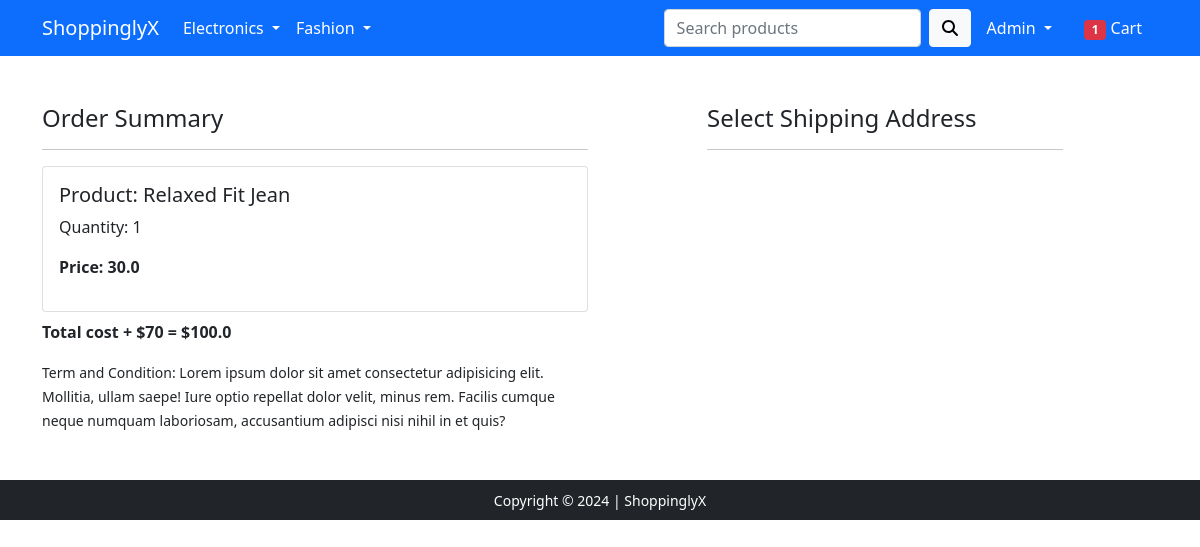
Before: /checkout/ (signed in) with the older database file.
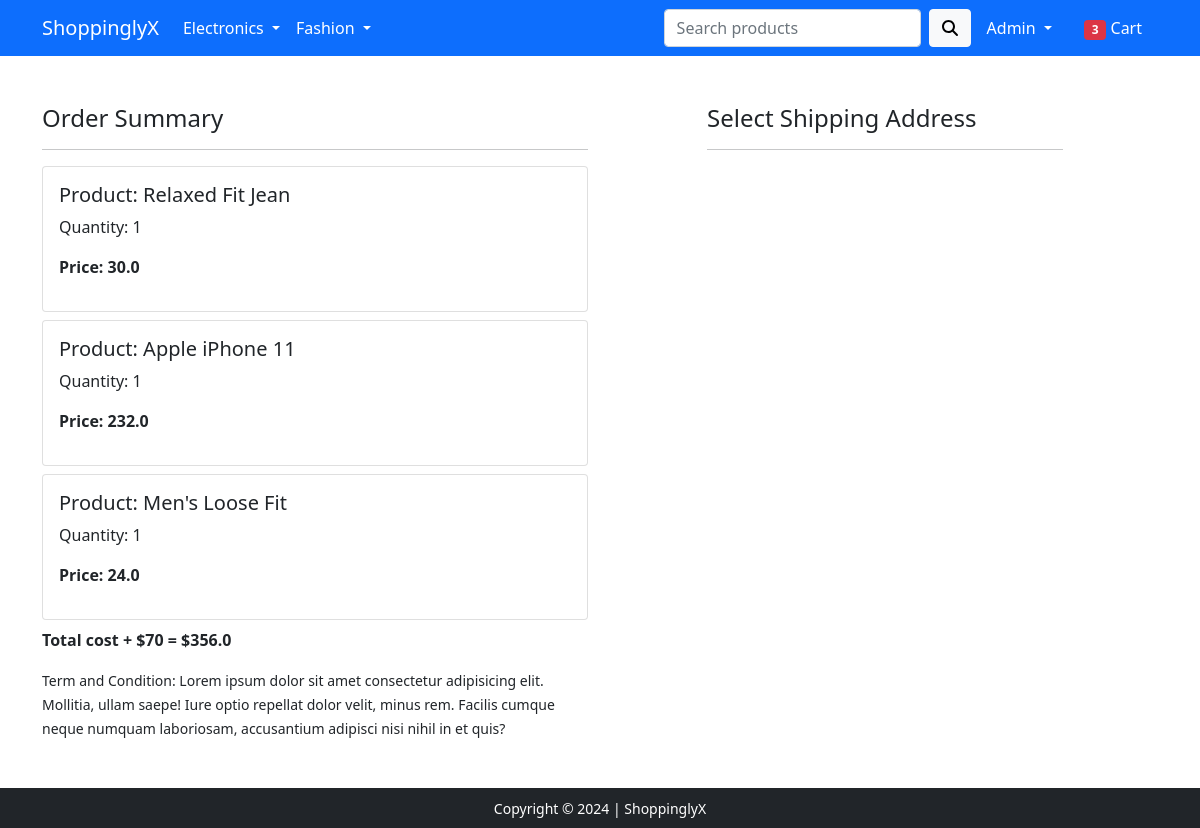
After: the same page with the newer database file.
### app/models.py (models this page shows, shortened)
class Cart(models.Model):
    user = models.ForeignKey(User, on_delete=models.CASCADE)
    product = models.ForeignKey(Product, on_delete=models.CASCADE)
    quantity = models.PositiveIntegerField(default=1)
    @property
    def total_cost(self):
        return self.quantity * self.product.discount_price

class Product(models.Model):
    title = models.CharField(max_length=100)
    selling_price = models.FloatField()
    discount_price = models.FloatField()
    description = models.TextField()
    brand = models.CharField(max_length=100)
    category = models.CharField(choices=CATEGORY_CHOICES, max_length=2)
    product_image = models.ImageField(upload_to='product_images')

### app/views.py (the view)
# urls.py: path('checkout/', views.CheckoutView.as_view(), name='checkout'),
@method_decorator(login_required, name='dispatch')
class CheckoutView(View):
    def get(self, request):
        user = request.user
        address = Customer.objects.filter(user=user)
        cart_items = Cart.objects.filter(user=user)
        amount = 0.0
        shipping_amount = 70.0
        total_amount = 0.0
        cart_product = [p for p in Cart.objects.all() if p.user == request.user]
        if cart_product:
            for p in cart_product:
                temp_amount = (p.quantity * p.product.discount_price)
                amount += temp_amount
            total_amount = amount + shipping_amount
        items = 0
        if request.user.is_authenticated:
            items = len(Cart.objects.filter(user=request.user))
        return render(request, 'app/checkout.html', {'address':address, 'total_amount':total_amount, 'cart_items':cart_items, 'items':items})

### app/templates/app/checkout.html (shortened to what this page needs)
{% extends 'app/base.html' %}
{% load static %}
{% block main-content %}
<div class="container">
 <div class="row mt-5">
  <div class="col-sm-6">
    <h4>Order Summary</h4>
    <hr>
    {% for item in cart_items %}
      <div class="card mb-2">
        <div class="card-body">
          <h5>Product: {{item.product.title}}</h5>
          <p>Quantity: {{item.quantity}}</p>
          <p class="fw-bold">Price: {{item.total_cost}}</p>
        </div>
      </div>
      {% endfor %}
      <p class="fw-bold">Total cost + $70 = ${{total_amount}}</p>
    <small>Term and Condition: Lorem ipsum dolor sit amet consectetur adipisicing elit. Mollitia, ullam saepe! Iure optio repellat dolor velit, minus rem. Facilis cumque neque numquam laboriosam, accusantium adipisci nisi nihil in et quis?</small>
  </div>
  <div class="col-sm-4 offset-sm-1">
    <h4>Select Shipping Address</h4>
    <hr>
    </div>
  </div>
</div>
{% endblock main-content %}

### app/templates/app/base.html (shortened to what this page needs)
<!doctype html>
{% load static %}
<html lang="en">
  <head>
    <link href="https://cdn.jsdelivr.net/npm/bootstrap@5.0.0-beta1/dist/css/bootstrap.min.css" rel="stylesheet">
    <link rel="stylesheet" href="{% static 'app/css/owl.carousel.min.css' %}">
    <link rel="stylesheet" href="{% static 'app/css/all.min.css' %}">
    <link rel="stylesheet" href="{% static 'app/css/style.css' %}">
  </head>
  <body>
    <nav class="navbar navbar-expand-lg navbar-dark bg-primary">
     <div class="container">
       <a class="navbar-brand" href="/">ShoppinglyX</a>
       <div class="collapse navbar-collapse" id="navbarSupportedContent">
         <ul class="navbar-nav me-auto mb-2 mb-lg-0">
           <li class="nav-item dropdown">
             <a class="nav-link dropdown-toggle text-white" href="#" id="electronicsDropdown" role="button" data-bs-toggle="dropdown" aria-expanded="false">
               Electronics
             </a>
           </li>
           <li class="nav-item dropdown">
             <a class="nav-link dropdown-toggle text-white" href="#" id="fashionDropdown" role="button" data-bs-toggle="dropdown" aria-expanded="false">
               Fashion
             </a>
           </li>
         </ul>
         <form action="/search" method="get" type="search" class="d-flex">
            <input class="form-control me-2" name="q" type="text" placeholder="Search products">
            <button class="btn btn-light" type="submit"><i class="fa fa-search"></i></button>
         </form>
         <div>
          <ul class="navbar-nav me-auto mb-2 mb-lg-0">
            {% if request.user.is_authenticated %}
           <li class="nav-item dropdown mx-2">
              <a class="nav-link dropdown-toggle text-white" href="#" id="profileDropdown" role="button" data-bs-toggle="dropdown" aria-expanded="false">
                {{request.user | capfirst}}
              </a>
            </li>
            <li class="nav-item mx-2">
             <a href="{% url 'cart' %}" class="nav-link text-white"><span class="badge bg-danger" id="badge">{{items}}</span> Cart </a>
            </li>
            {% endif %}
          </ul>
         </div>
       </div>
     </div>
    </nav>
    {% block main-content %} {% endblock main-content %}
    <footer class="container-fluid bg-dark text-center p-2 mt-5">
        <small class="text-white">Copyright &copy; 2024 | ShoppinglyX</small>
    </footer>
  </body>
</html>

Changed rows visible on the page:
added Cart: product "Apple iPhone 11", quantity "1", total_cost "232.0"
added Cart: product "Men's Loose Fit", quantity "1", total_cost "24.0"
Other visible differences:
{{ items }}: "1" → "3"
{{ total_amount }}: "100.0" → "356.0"
